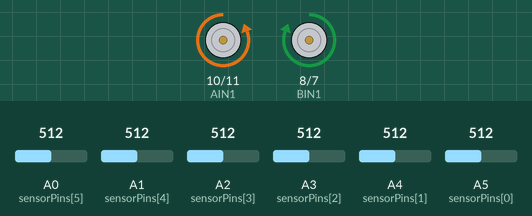
This sketch was run on a simulated Arduino Uno, built with avr-gcc and run on an emulated ATmega328P. On the bench: motor-driver pin pairs drawn as motors (green arrow = first pin HIGH = forward, orange = second pin HIGH = backward, longer = more drive, scaled by the enable pin). Inputs (shaded band) come from the test bench; at power-on: A0 (sensorPins[5]) = 512, A1 (sensorPins[4]) = 512, A2 (sensorPins[3]) = 512, A3 (sensorPins[2]) = 512, A4 (sensorPins[1]) = 512, A5 (sensorPins[0]) = 512.

Above: at 3.2 s.
3.3 s: A0 (sensorPins[5]) set to 886
4.8 s: A0 (sensorPins[5]) set to 915
At 5.6 s:
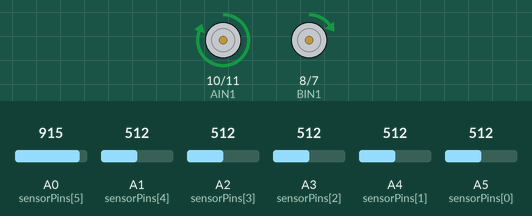
6.3 s: A1 (sensorPins[4]) set to 888
7.8 s: A1 (sensorPins[4]) set to 909
At 9.0 s:
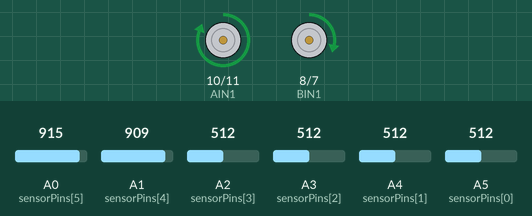
9.3 s: A2 (sensorPins[3]) set to 889
10.8 s: A2 (sensorPins[3]) set to 919
At 11.4 s:
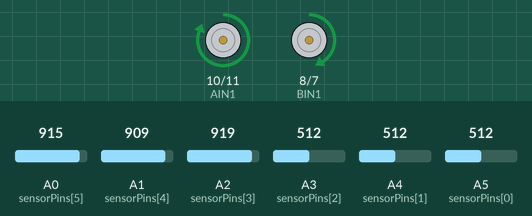
Timing chart, 0 to 13.3 s (numbered marks = the images above; inputs shaded):
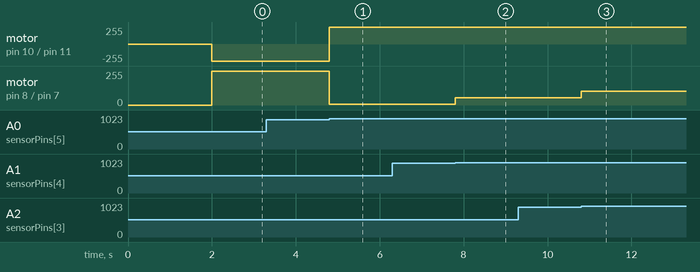

Measured:
- the behaviour switches between 900 and 901 on A0 (sensorPins[5]) (found by bisection; images 0 and 1)
- the behaviour switches between 900 and 901 on A1 (sensorPins[4]) (found by bisection; images 1 and 2)
- the behaviour switches between 900 and 901 on A2 (sensorPins[3]) (found by bisection; images 2 and 3)
- after the input at 3.3 s, every drawn part: stays the same
- after the input at 4.8 s, motor on pin 10 (AIN1) / pin 11 (AIN2): backward 255/255 → forward 255/255 at once; motor on pin 8 (BIN1) / pin 7 (BIN2): forward 255/255 → forward 5/255 at once
- after the input at 6.3 s, every drawn part: stays the same
- after the input at 7.8 s, motor on pin 8 (BIN1) / pin 7 (BIN2): forward 5/255 → forward 55/255 at once
- after the input at 9.3 s, every drawn part: stays the same
- after the input at 10.8 s, motor on pin 8 (BIN1) / pin 7 (BIN2): forward 55/255 → forward 105/255 at once

The sketch:

line_follower.ino
```cpp
// motors
const int PWMA = 9;   // fizyczny pin 15 ATmegi

const int AIN1 = 10;
const int AIN2 = 11;

const int PWMB = 6;   // fizyczny pin 12 ATmegi
const int BIN1 = 8;   // fizyczny pin 14 ATmegi
const int BIN2 = 7;   // fizyczny pin 13 ATmegi

// sensors
const int sensorPins[6] = {A5, A4, A3, A2, A1, A0};
const int prog = 900;

// pid
float Kp = 3.0;
float Kd = 5.0;
float Ki = 0.0;

int lastError = 0;
int integral = 0;


int ostatniaZanotowanaPozycja = 0;

// speed
const int predkoscMax = 255;

void setup() {
  Serial.begin(9600);

  pinMode(PWMA, OUTPUT);
  pinMode(AIN1, OUTPUT);
  pinMode(AIN2, OUTPUT);

  pinMode(PWMB, OUTPUT);
  pinMode(BIN1, OUTPUT);
  pinMode(BIN2, OUTPUT);

  ustawSilniki(0, 0);
  delay(2000);
}

void loop() {
  // sensor read
  int errorSum = 0;
  int activeSensors = 0;
  bool s[6];

  int weights[6] = {-50, -30, -10, 10, 30, 50};

  for (int i = 0; i < 6; i++) {
    s[i] = analogRead(sensorPins[i]) > prog;
    if (s[i]) {
      errorSum += weights[i];
      activeSensors++;
    }
  }

  int error = 0;
  int currentBaseSpeed = 0;

  if (activeSensors > 0) {
    error = errorSum / activeSensors;
    ostatniaZanotowanaPozycja = error;
    currentBaseSpeed = predkoscMax - (abs(error) * 2.0);
    if (currentBaseSpeed < 90) currentBaseSpeed = 90;

  } else {
    if (ostatniaZanotowanaPozycja > 0) {
      error = 85;
    } else {
      error = -85;
    }
  }

  // calculating pid
  int P = error;
  int I = integral + error;
  int D = error - lastError;

  int correction = (Kp * P) + (Ki * I) + (Kd * D);

  lastError = error;
  integral = I;

  int speedLeft = currentBaseSpeed + correction;
  int speedRight = currentBaseSpeed - correction;

  speedLeft = constrain(speedLeft, -255, 255);
  speedRight = constrain(speedRight, -255, 255);

  ustawSilniki(speedLeft, speedRight);
}

// motor steering
void ustawSilniki(int mocLewa, int mocPrawa) {
  // left motor (A)
  if (mocLewa >= 0) {
    digitalWrite(AIN1, HIGH);
    digitalWrite(AIN2, LOW);
    analogWrite(PWMA, mocLewa);
  } else {
    digitalWrite(AIN1, LOW);
    digitalWrite(AIN2, HIGH);
    analogWrite(PWMA, -mocLewa);
  }

  // right motor (B)
  if (mocPrawa >= 0) {
    digitalWrite(BIN1, HIGH);
    digitalWrite(BIN2, LOW);
    analogWrite(PWMB, mocPrawa);
  } else {
    digitalWrite(BIN1, LOW);
    digitalWrite(BIN2, HIGH);
    analogWrite(PWMB, -mocPrawa);
  }
}
```
